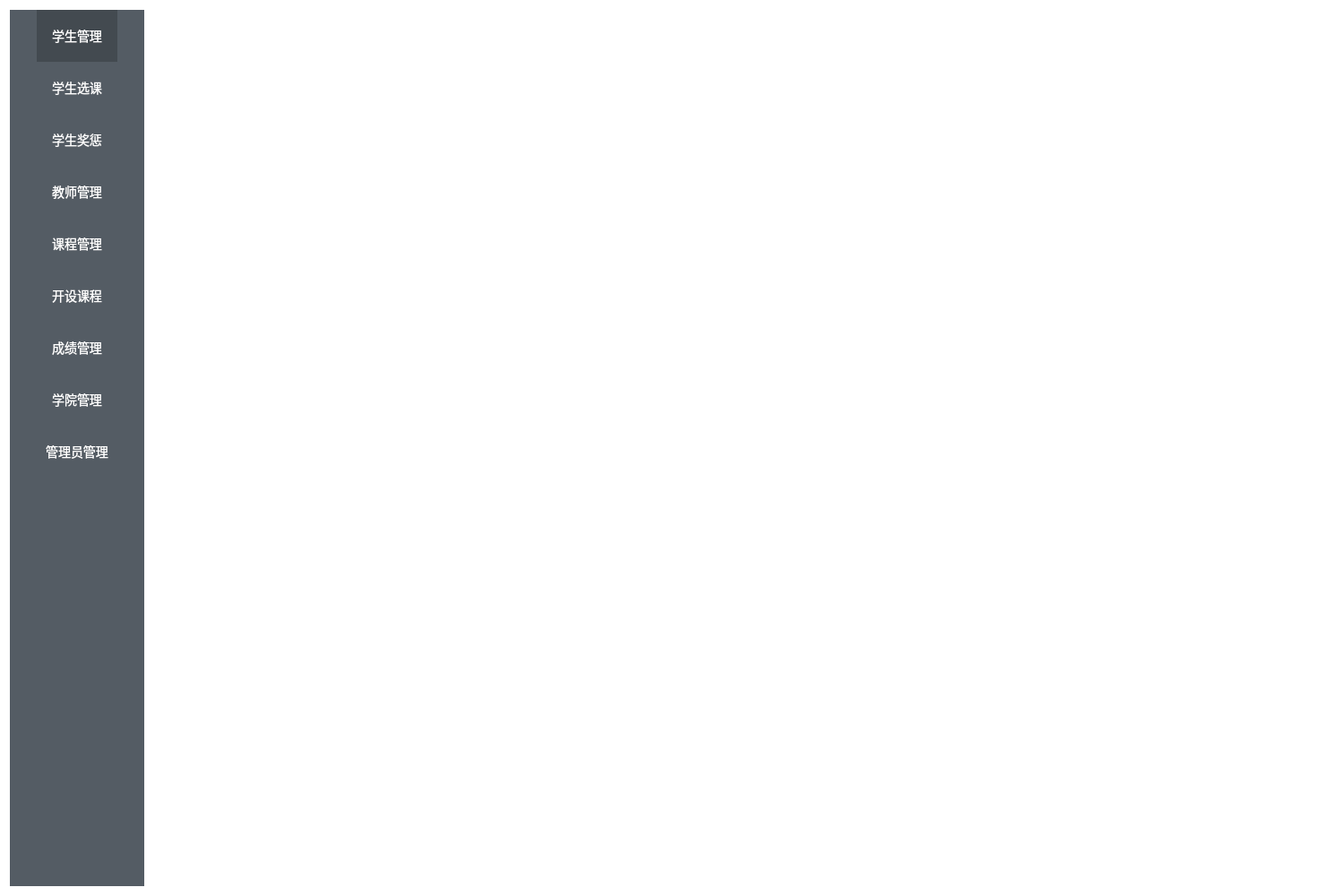
<?xml version="1.0" encoding="UTF-8"?>
<ui version="4.0">
 <class>administratorUser</class>
 <widget class="QDialog" name="administratorUser">
  <property name="geometry">
   <rect>
    <x>0</x>
    <y>0</y>
    <width>1500</width>
    <height>1000</height>
   </rect>
  </property>
  <property name="windowTitle">
   <string>管理员页面</string>
  </property>
  <property name="styleSheet">
   <string notr="true">QWidget#widget QToolButton{border:none;background-color:rgb(84,92,100);min-height:55px;font-size:14px;font-family:&quot;黑体&quot;;color:white;}
QWidget#widget QToolButton:checked{border:none;background-color:rgb(67,74,80);}
QWidget#widget {background-color:rgb(84,92,100);}
QDialog{background-color:white;}</string>
  </property>
  <layout class="QGridLayout" name="gridLayout">
   <item row="0" column="0">
    <widget class="QWidget" name="widget" native="true">
     <property name="sizePolicy">
      <sizepolicy hsizetype="Expanding" vsizetype="Preferred">
       <horstretch>0</horstretch>
       <verstretch>0</verstretch>
      </sizepolicy>
     </property>
     <property name="minimumSize">
      <size>
       <width>90</width>
       <height>0</height>
      </size>
     </property>
     <property name="maximumSize">
      <size>
       <width>150</width>
       <height>16777215</height>
      </size>
     </property>
     <property name="styleSheet">
      <string notr="true"/>
     </property>
     <layout class="QGridLayout" name="gridLayout_4">
      <property name="leftMargin">
       <number>0</number>
      </property>
      <property name="topMargin">
       <number>0</number>
      </property>
      <property name="rightMargin">
       <number>0</number>
      </property>
      <property name="bottomMargin">
       <number>0</number>
      </property>
      <property name="spacing">
       <number>0</number>
      </property>
      <item row="3" column="0">
       <widget class="QToolButton" name="btn_stupa">
        <property name="minimumSize">
         <size>
          <width>90</width>
          <height>55</height>
         </size>
        </property>
        <property name="text">
         <string>学生奖惩</string>
        </property>
        <property name="checkable">
         <bool>true</bool>
        </property>
        <attribute name="buttonGroup">
         <string notr="true">buttonGroup</string>
        </attribute>
       </widget>
      </item>
      <item row="6" column="0">
       <widget class="QToolButton" name="btn_courseSet">
        <property name="minimumSize">
         <size>
          <width>90</width>
          <height>55</height>
         </size>
        </property>
        <property name="text">
         <string>开设课程</string>
        </property>
        <property name="checkable">
         <bool>true</bool>
        </property>
        <property name="checked">
         <bool>false</bool>
        </property>
        <attribute name="buttonGroup">
         <string notr="true">buttonGroup</string>
        </attribute>
       </widget>
      </item>
      <item row="11" column="0">
       <spacer name="verticalSpacer_3">
        <property name="orientation">
         <enum>Qt::Vertical</enum>
        </property>
        <property name="sizeHint" stdset="0">
         <size>
          <width>20</width>
          <height>40</height>
         </size>
        </property>
       </spacer>
      </item>
      <item row="9" column="0">
       <widget class="QToolButton" name="btn_administrator">
        <property name="minimumSize">
         <size>
          <width>90</width>
          <height>55</height>
         </size>
        </property>
        <property name="text">
         <string>管理员管理</string>
        </property>
        <property name="checkable">
         <bool>true</bool>
        </property>
        <property name="checked">
         <bool>false</bool>
        </property>
        <attribute name="buttonGroup">
         <string notr="true">buttonGroup</string>
        </attribute>
       </widget>
      </item>
      <item row="4" column="0">
       <widget class="QToolButton" name="btn_tea">
        <property name="minimumSize">
         <size>
          <width>90</width>
          <height>55</height>
         </size>
        </property>
        <property name="text">
         <string>教师管理</string>
        </property>
        <property name="checkable">
         <bool>true</bool>
        </property>
        <attribute name="buttonGroup">
         <string notr="true">buttonGroup</string>
        </attribute>
       </widget>
      </item>
      <item row="0" column="0">
       <widget class="QToolButton" name="btn_stu">
        <property name="minimumSize">
         <size>
          <width>90</width>
          <height>55</height>
         </size>
        </property>
        <property name="text">
         <string>学生管理</string>
        </property>
        <property name="checkable">
         <bool>true</bool>
        </property>
        <property name="checked">
         <bool>true</bool>
        </property>
        <attribute name="buttonGroup">
         <string notr="true">buttonGroup</string>
        </attribute>
       </widget>
      </item>
      <item row="1" column="0">
       <widget class="QToolButton" name="btn_takes">
        <property name="minimumSize">
         <size>
          <width>90</width>
          <height>55</height>
         </size>
        </property>
        <property name="text">
         <string>学生选课</string>
        </property>
        <property name="checkable">
         <bool>true</bool>
        </property>
        <attribute name="buttonGroup">
         <string notr="true">buttonGroup</string>
        </attribute>
       </widget>
      </item>
      <item row="5" column="0">
       <widget class="QToolButton" name="btn_course">
        <property name="minimumSize">
         <size>
          <width>90</width>
          <height>55</height>
         </size>
        </property>
        <property name="text">
         <string>课程管理</string>
        </property>
        <property name="checkable">
         <bool>true</bool>
        </property>
        <attribute name="buttonGroup">
         <string notr="true">buttonGroup</string>
        </attribute>
       </widget>
      </item>
      <item row="8" column="0">
       <widget class="QToolButton" name="btn_college">
        <property name="minimumSize">
         <size>
          <width>90</width>
          <height>55</height>
         </size>
        </property>
        <property name="text">
         <string>学院管理</string>
        </property>
        <property name="checkable">
         <bool>true</bool>
        </property>
        <attribute name="buttonGroup">
         <string notr="true">buttonGroup</string>
        </attribute>
       </widget>
      </item>
      <item row="7" column="0">
       <widget class="QToolButton" name="btn_score">
        <property name="minimumSize">
         <size>
          <width>90</width>
          <height>55</height>
         </size>
        </property>
        <property name="text">
         <string>成绩管理</string>
        </property>
        <property name="checkable">
         <bool>true</bool>
        </property>
        <attribute name="buttonGroup">
         <string notr="true">buttonGroup</string>
        </attribute>
       </widget>
      </item>
     </layout>
    </widget>
   </item>
   <item row="0" column="1">
    <widget class="QStackedWidget" name="stackedWidget">
     <property name="styleSheet">
      <string notr="true">QPushButton[name=&quot;btn&quot;]{font-size:14px;min-height:28px;padding:4px;min-width:85px}
QLineEdit[name=&quot;le&quot;]{border-radius:4px;min-height:25px;border:1px solid gray;min-width:280px;max-width:280px;}
QLabel[name=&quot;lb&quot;]{font:14px '黑体';}
QLabel[name=&quot;title&quot;]{font:18px '宋体';}
QWidget[name=&quot;bg&quot;]{background-color:white;}</string>
     </property>
    </widget>
   </item>
  </layout>
 </widget>
 <resources/>
 <connections/>
 <buttongroups>
  <buttongroup name="buttonGroup"/>
 </buttongroups>
</ui>
